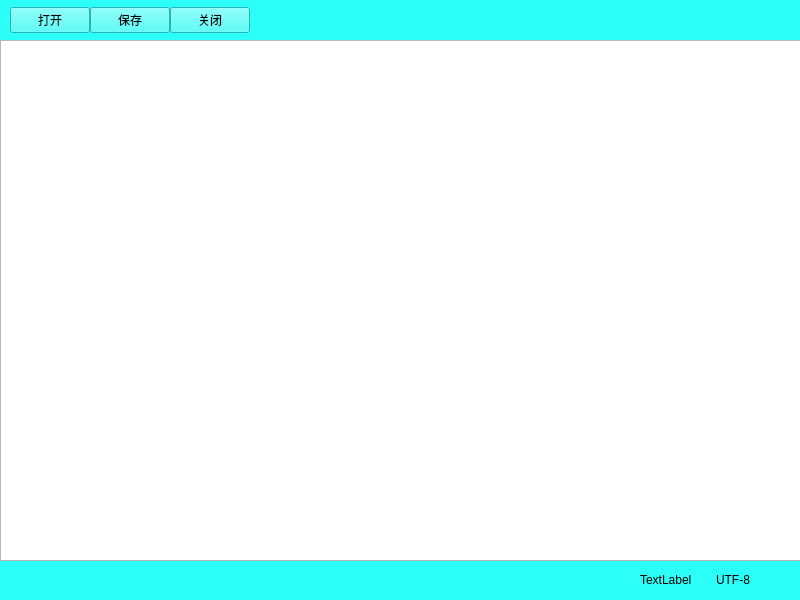
<?xml version="1.0" encoding="UTF-8"?>
<ui version="4.0">
 <class>Widget</class>
 <widget class="QWidget" name="Widget">
  <property name="geometry">
   <rect>
    <x>0</x>
    <y>0</y>
    <width>800</width>
    <height>600</height>
   </rect>
  </property>
  <property name="windowTitle">
   <string>夏记事本</string>
  </property>
  <widget class="QWidget" name="layoutWidget">
   <property name="geometry">
    <rect>
     <x>0</x>
     <y>0</y>
     <width>801</width>
     <height>601</height>
    </rect>
   </property>
   <layout class="QVBoxLayout" name="verticalLayout">
    <property name="spacing">
     <number>0</number>
    </property>
    <item>
     <widget class="QWidget" name="widget" native="true">
      <property name="minimumSize">
       <size>
        <width>0</width>
        <height>40</height>
       </size>
      </property>
      <property name="baseSize">
       <size>
        <width>0</width>
        <height>50</height>
       </size>
      </property>
      <property name="styleSheet">
       <string notr="true">background-color: rgb(44, 255, 248);</string>
      </property>
      <widget class="QWidget" name="layoutWidget">
       <property name="geometry">
        <rect>
         <x>10</x>
         <y>0</y>
         <width>781</width>
         <height>41</height>
        </rect>
       </property>
       <layout class="QHBoxLayout" name="horizontalLayout">
        <property name="spacing">
         <number>0</number>
        </property>
        <item>
         <widget class="QPushButton" name="btnopen">
          <property name="styleSheet">
           <string notr="true">backgound rgb(6, 255, 27)</string>
          </property>
          <property name="text">
           <string>打开</string>
          </property>
         </widget>
        </item>
        <item>
         <widget class="QPushButton" name="btnSave">
          <property name="text">
           <string>保存</string>
          </property>
         </widget>
        </item>
        <item>
         <widget class="QPushButton" name="btnclose">
          <property name="text">
           <string>关闭</string>
          </property>
         </widget>
        </item>
        <item>
         <spacer name="horizontalSpacer">
          <property name="orientation">
           <enum>Qt::Horizontal</enum>
          </property>
          <property name="sizeHint" stdset="0">
           <size>
            <width>40</width>
            <height>20</height>
           </size>
          </property>
         </spacer>
        </item>
       </layout>
      </widget>
     </widget>
    </item>
    <item>
     <widget class="QTextEdit" name="textEdit"/>
    </item>
    <item>
     <widget class="QWidget" name="widget_2" native="true">
      <property name="minimumSize">
       <size>
        <width>0</width>
        <height>40</height>
       </size>
      </property>
      <property name="baseSize">
       <size>
        <width>0</width>
        <height>0</height>
       </size>
      </property>
      <property name="styleSheet">
       <string notr="true">background-color: rgb(44, 255, 248);</string>
      </property>
      <widget class="QWidget" name="layoutWidget">
       <property name="geometry">
        <rect>
         <x>640</x>
         <y>10</y>
         <width>151</width>
         <height>17</height>
        </rect>
       </property>
       <layout class="QHBoxLayout" name="horizontalLayout_2">
        <property name="spacing">
         <number>0</number>
        </property>
        <item>
         <widget class="QLabel" name="label">
          <property name="text">
           <string>TextLabel</string>
          </property>
         </widget>
        </item>
        <item>
         <widget class="QLabel" name="label_2">
          <property name="text">
           <string>UTF-8</string>
          </property>
         </widget>
        </item>
       </layout>
      </widget>
     </widget>
    </item>
   </layout>
  </widget>
 </widget>
 <resources/>
 <connections/>
</ui>
